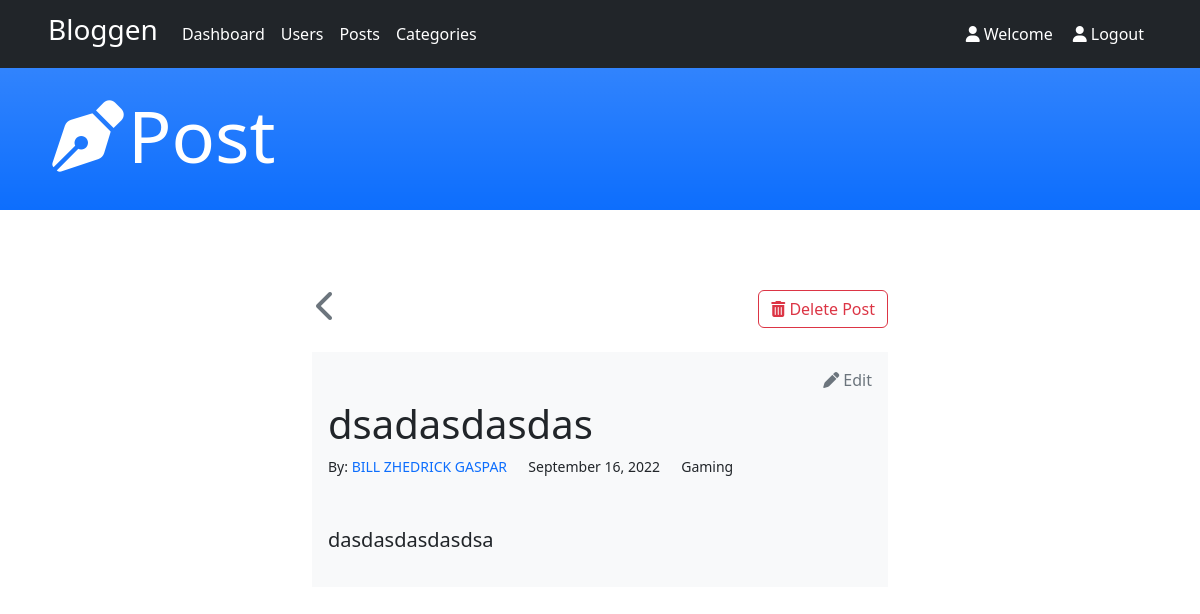
Page /post-details.php?post_id=1 on the committed database.
### tables this page shows
CREATE TABLE `posts` (
  `post_id` int(11) NOT NULL,
  `post_title` varchar(45) NOT NULL,
  `date_posted` date NOT NULL,
  `category_id` int(11) NOT NULL,
  `post_message` text NOT NULL,
  `account_id` int(11) NOT NULL
);

CREATE TABLE `users` (
  `user_id` int(11) NOT NULL,
  `first_name` varchar(45) NOT NULL,
  `last_name` varchar(45) NOT NULL,
  `contact_number` varchar(45) NOT NULL,
  `address` varchar(45) NOT NULL,
  `avatar` varchar(45) DEFAULT NULL,
  `account_id` int(11) NOT NULL
);

CREATE TABLE `categories` (
  `category_id` int(11) NOT NULL,
  `category_name` varchar(30) NOT NULL
);

### post-details.php (the view, shortened to what this page needs)
<?php
function getPostDetails($post_id){
    $conn = connection();
    $sql = "SELECT * FROM posts
            INNER JOIN categories ON categories.category_id = posts.category_id
            INNER JOIN users ON users.account_id = posts.account_id
            WHERE post_id = $post_id";
    if($result = $conn->query($sql)){
        return $result->fetch_assoc();
    } else {
        die("Error: ". $conn->error);
    }
}
$post_row = getPostDetails($_GET['post_id']);
?>
<!DOCTYPE html>
<html lang="en">
<head>
    <link rel="stylesheet" href="https://cdnjs.cloudflare.com/ajax/libs/font-awesome/6.2.0/css/all.min.css"
 />
    <link href="https://cdn.jsdelivr.net/npm/bootstrap@5.2.1/dist/css/bootstrap.min.css" rel="stylesheet"
>
    <link rel="stylesheet" href="css/style.css">
</head>
<body>
    <header>
        <?php
        if($_SESSION['role'] == "U"){
            include 'user-menu.php';
        } else {
            include 'admin-menu.php';
        }
        ?>
        <div class="container-fluid bg-primary bg-gradient text-white p-4 ps-5">
            <h2 class="display-2"><i class="fa-solid mx-1 fa-pen-nib mx-1"></i>Post</h2>
        </div>
    </header>
    <main class="container w-50 ">
        <div class="row mb-4">
            <div class="col-8">
                <a href="posts.php" class="text-secondary col"><i class="fa-solid mx-1 fa-chevron-left fa-2x"></i></a>
            </div>
            <div class="col-4 text-end ">
                <form method="post">
                    <button type="submit" name="btn_delete" style="font-size: 1em" class="btn btn-outline-danger"><i class="fa-solid fa-trash-can"></i>
                        Delete Post</button>
                </form>
            </div>
        </div>
        <article class="bg-light p-3">
            <div class="row mb-2">
                <a href="edit-post.php?post_id=<?= $_GET['post_id'] ?>"
                    class="text-secondary col text-end text-decoration-none"><i
                        class="fa-solid mx-1 fa-pen me-1"></i>Edit</a>
            </div>
            <h1 class="display-6"><?= $post_row['post_title'] ?></h1>
            <p class="small">
                By: <span class="text-primary"><?= $post_row['first_name']." ".$post_row['last_name'] ?></span>
                <?= date("F d, Y", strtotime($post_row['date_posted'])) ?>
                <?= $post_row['category_name'] ?>
            </p>
            <p class="lead mt-5"><?= nl2br($post_row['post_message']) ?></p>
        </article>
    </main>
</body>
</html>

### css/style.css (style rules this page uses)
main.container { margin-top: 80px; margin-bottom: 100px; }

### rows in the picture
posts: post_title "dsadasdasdas", users.first_name "BILL ZHEDRICK", users.last_name "GASPAR", date_posted "September 16, 2022", category.category_name "Gaming", post_message "dasdasdasdasdsa"
